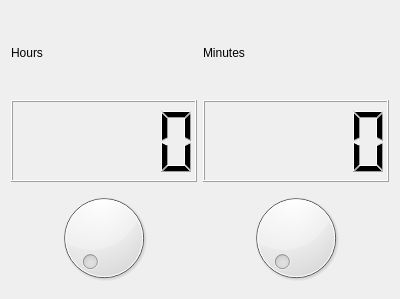
<?xml version="1.0" encoding="UTF-8"?>
<ui version="4.0">
 <class>MyForm</class>
 <widget class="QWidget" name="MyForm">
  <property name="geometry">
   <rect>
    <x>0</x>
    <y>0</y>
    <width>400</width>
    <height>299</height>
   </rect>
  </property>
  <property name="windowTitle">
   <string>Form</string>
  </property>
  <layout class="QHBoxLayout" name="horizontalLayout_2">
   <item>
    <layout class="QHBoxLayout" name="horizontalLayout">
     <item>
      <layout class="QVBoxLayout" name="verticalLayout_2">
       <item>
        <widget class="QLabel" name="label">
         <property name="text">
          <string>Hours</string>
         </property>
        </widget>
       </item>
       <item>
        <widget class="QLCDNumber" name="lcdNumber_2"/>
       </item>
       <item>
        <widget class="QDial" name="dial_2">
         <property name="maximum">
          <number>23</number>
         </property>
        </widget>
       </item>
      </layout>
     </item>
     <item>
      <layout class="QVBoxLayout" name="verticalLayout">
       <item>
        <widget class="QLabel" name="label_2">
         <property name="text">
          <string>Minutes</string>
         </property>
        </widget>
       </item>
       <item>
        <widget class="QLCDNumber" name="lcdNumber"/>
       </item>
       <item>
        <widget class="QDial" name="dial">
         <property name="maximum">
          <number>59</number>
         </property>
        </widget>
       </item>
      </layout>
     </item>
    </layout>
   </item>
  </layout>
  <zorder>verticalLayoutWidget</zorder>
  <zorder>verticalLayoutWidget_2</zorder>
  <zorder>lcdNumber</zorder>
  <zorder></zorder>
 </widget>
 <tabstops>
  <tabstop>dial_2</tabstop>
  <tabstop>dial</tabstop>
 </tabstops>
 <resources/>
 <connections>
  <connection>
   <sender>dial_2</sender>
   <signal>valueChanged(int)</signal>
   <receiver>lcdNumber_2</receiver>
   <slot>display(int)</slot>
   <hints>
    <hint type="sourcelabel">
     <x>101</x>
     <y>222</y>
    </hint>
    <hint type="destinationlabel">
     <x>101</x>
     <y>77</y>
    </hint>
   </hints>
  </connection>
  <connection>
   <sender>dial</sender>
   <signal>valueChanged(int)</signal>
   <receiver>lcdNumber</receiver>
   <slot>display(int)</slot>
   <hints>
    <hint type="sourcelabel">
     <x>297</x>
     <y>222</y>
    </hint>
    <hint type="destinationlabel">
     <x>297</x>
     <y>77</y>
    </hint>
   </hints>
  </connection>
 </connections>
</ui>
